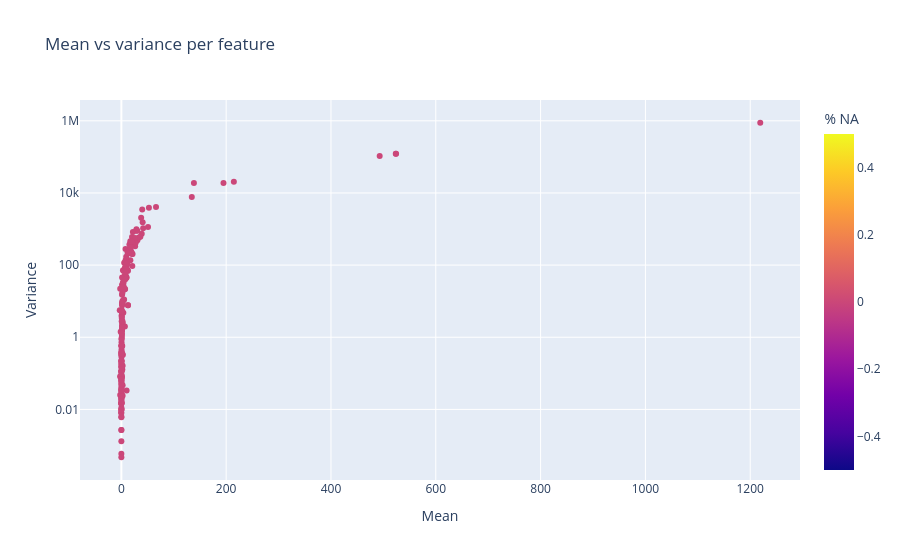

Notebook code cell kept with this figure:
### Code cell
X = impute(X)
x_stats(X)

### Figure 1 — Plotly figure (JSON) as saved in the notebook; plotly's stock layout.template omitted (floating-point values rounded to 4 significant figures; data arrays with more than 128 entries replaced by an {"elided": "..."} marker saying what was removed)
{"data": [{"customdata": {"elided": "207x2 float values"}, "hovertemplate": "<b>%{hovertext}</b><br><br>Mean=%{x}<br>Variance=%{y}<br>n_na=%{customdata[0]}<br>% NA=%{marker.color:.2f}<extra></extra>", "hovertext": {"elided": "207 str values"}, "legendgroup": "", "marker": {"color": {"elided": "207 float values"}, "coloraxis": "coloraxis", "symbol": "circle"}, "mode": "markers", "name": "", "orientation": "v", "showlegend": false, "type": "scatter", "x": {"elided": "207 float values"}, "xaxis": "x", "y": {"elided": "207 float values"}, "yaxis": "y"}], "layout": {"coloraxis": {"colorbar": {"title": {"text": "% NA"}}, "colorscale": [[0, "#0d0887"], [0.1111, "#46039f"], [0.2222, "#7201a8"], [0.3333, "#9c179e"], [0.4444, "#bd3786"], [0.5556, "#d8576b"], [0.6667, "#ed7953"], [0.7778, "#fb9f3a"], [0.8889, "#fdca26"], [1, "#f0f921"]]}, "legend": {"tracegroupgap": 0}, "title": {"text": "Mean vs variance per feature"}, "xaxis": {"anchor": "y", "domain": [0, 1], "title": {"text": "Mean"}}, "yaxis": {"anchor": "x", "domain": [0, 1], "title": {"text": "Variance"}, "type": "log"}}}
